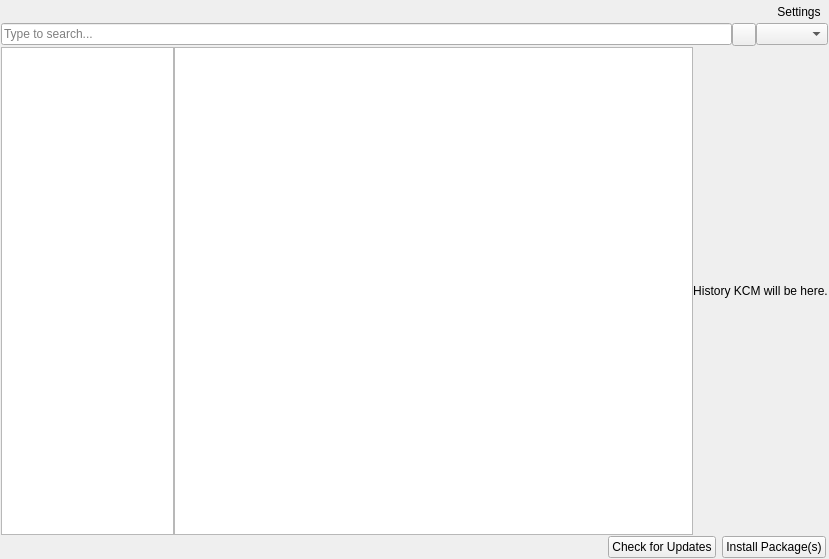
<?xml version="1.0" encoding="UTF-8"?>
<ui version="4.0">
 <class>MainWidget</class>
 <widget class="QWidget" name="MainWidget">
  <property name="geometry">
   <rect>
    <x>0</x>
    <y>0</y>
    <width>829</width>
    <height>559</height>
   </rect>
  </property>
  <property name="minimumSize">
   <size>
    <width>700</width>
    <height>500</height>
   </size>
  </property>
  <property name="windowTitle">
   <string>Form</string>
  </property>
  <layout class="QGridLayout" name="gridLayout">
   <property name="verticalSpacing">
    <number>1</number>
   </property>
   <property name="margin">
    <number>1</number>
   </property>
   <item row="0" column="0">
    <layout class="QHBoxLayout" name="horizontalLayout">
     <item>
      <widget class="QTabWidget" name="stateTab">
       <property name="sizePolicy">
        <sizepolicy hsizetype="Expanding" vsizetype="Fixed">
         <horstretch>0</horstretch>
         <verstretch>0</verstretch>
        </sizepolicy>
       </property>
       <property name="maximumSize">
        <size>
         <width>16777215</width>
         <height>26</height>
        </size>
       </property>
       <property name="tabShape">
        <enum>QTabWidget::Rounded</enum>
       </property>
       <property name="currentIndex">
        <number>-1</number>
       </property>
       <property name="documentMode">
        <bool>true</bool>
       </property>
      </widget>
     </item>
     <item>
      <widget class="QToolButton" name="menuButton">
       <property name="text">
        <string>Settings</string>
       </property>
       <property name="popupMode">
        <enum>QToolButton::InstantPopup</enum>
       </property>
       <property name="toolButtonStyle">
        <enum>Qt::ToolButtonTextBesideIcon</enum>
       </property>
       <property name="autoRaise">
        <bool>true</bool>
       </property>
      </widget>
     </item>
    </layout>
   </item>
   <item row="1" column="0">
    <layout class="QHBoxLayout" name="searchActions">
     <property name="spacing">
      <number>0</number>
     </property>
     <item>
      <widget class="QLineEdit" name="searchLine">
       <property name="placeholderText">
        <string>Type to search...</string>
       </property>
      </widget>
     </item>
     <item>
      <widget class="QToolButton" name="searchButton">
       <property name="text">
        <string/>
       </property>
      </widget>
     </item>
     <item>
      <widget class="QComboBox" name="typeCombo">
       <property name="sizePolicy">
        <sizepolicy hsizetype="Fixed" vsizetype="Fixed">
         <horstretch>0</horstretch>
         <verstretch>0</verstretch>
        </sizepolicy>
       </property>
       <property name="maximumSize">
        <size>
         <width>260</width>
         <height>16777215</height>
        </size>
       </property>
       <property name="whatsThis">
        <string>Update Types</string>
       </property>
      </widget>
     </item>
    </layout>
   </item>
   <item row="2" column="0">
    <layout class="QHBoxLayout" name="horizontalLayout_5">
     <property name="spacing">
      <number>0</number>
     </property>
     <item>
      <widget class="QWidget" name="content" native="true">
       <layout class="QHBoxLayout" name="horizontalLayout_3" stretch="1,3">
        <property name="spacing">
         <number>0</number>
        </property>
        <property name="margin">
         <number>0</number>
        </property>
        <item>
         <widget class="GroupList" name="groupList">
          <property name="sizePolicy">
           <sizepolicy hsizetype="Expanding" vsizetype="Expanding">
            <horstretch>0</horstretch>
            <verstretch>0</verstretch>
           </sizepolicy>
          </property>
          <property name="maximumSize">
           <size>
            <width>230</width>
            <height>16777215</height>
           </size>
          </property>
          <property name="whatsThis">
           <string>Category Panel</string>
          </property>
          <property name="textElideMode">
           <enum>Qt::ElideMiddle</enum>
          </property>
         </widget>
        </item>
        <item>
         <widget class="PackageView" name="packageList">
          <property name="whatsThis">
           <string>Package List</string>
          </property>
          <property name="horizontalScrollBarPolicy">
           <enum>Qt::ScrollBarAlwaysOff</enum>
          </property>
          <property name="editTriggers">
           <set>QAbstractItemView::NoEditTriggers</set>
          </property>
          <property name="showDropIndicator" stdset="0">
           <bool>false</bool>
          </property>
          <property name="dragDropOverwriteMode">
           <bool>false</bool>
          </property>
          <property name="alternatingRowColors">
           <bool>true</bool>
          </property>
          <property name="selectionMode">
           <enum>QAbstractItemView::NoSelection</enum>
          </property>
          <property name="selectionBehavior">
           <enum>QAbstractItemView::SelectRows</enum>
          </property>
          <property name="showGrid">
           <bool>false</bool>
          </property>
          <property name="wordWrap">
           <bool>true</bool>
          </property>
          <property name="cornerButtonEnabled">
           <bool>false</bool>
          </property>
          <attribute name="horizontalHeaderVisible">
           <bool>false</bool>
          </attribute>
          <attribute name="horizontalHeaderStretchLastSection">
           <bool>true</bool>
          </attribute>
          <attribute name="verticalHeaderVisible">
           <bool>false</bool>
          </attribute>
          <attribute name="verticalHeaderDefaultSectionSize">
           <number>52</number>
          </attribute>
          <attribute name="verticalHeaderMinimumSectionSize">
           <number>52</number>
          </attribute>
         </widget>
        </item>
       </layout>
      </widget>
     </item>
     <item>
      <widget class="QWidget" name="contentHistory" native="true">
       <layout class="QHBoxLayout" name="horizontalLayout_4">
        <property name="spacing">
         <number>0</number>
        </property>
        <property name="margin">
         <number>0</number>
        </property>
        <item>
         <widget class="QLabel" name="label">
          <property name="text">
           <string notr="true">History KCM will be here.</string>
          </property>
          <property name="alignment">
           <set>Qt::AlignCenter</set>
          </property>
         </widget>
        </item>
       </layout>
      </widget>
     </item>
    </layout>
   </item>
   <item row="3" column="0">
    <widget class="QWidget" name="actions" native="true">
     <property name="sizePolicy">
      <sizepolicy hsizetype="Preferred" vsizetype="Preferred">
       <horstretch>0</horstretch>
       <verstretch>0</verstretch>
      </sizepolicy>
     </property>
     <property name="maximumSize">
      <size>
       <width>16777215</width>
       <height>25</height>
      </size>
     </property>
     <layout class="QHBoxLayout" name="mainLayout" stretch="0,3,0,0">
      <property name="leftMargin">
       <number>0</number>
      </property>
      <property name="topMargin">
       <number>0</number>
      </property>
      <property name="rightMargin">
       <number>2</number>
      </property>
      <property name="bottomMargin">
       <number>0</number>
      </property>
      <item>
       <widget class="QPushButton" name="showBasketButton">
        <property name="minimumSize">
         <size>
          <width>22</width>
          <height>22</height>
         </size>
        </property>
        <property name="maximumSize">
         <size>
          <width>22</width>
          <height>22</height>
         </size>
        </property>
        <property name="toolTip">
         <string>Show Basket</string>
        </property>
        <property name="text">
         <string notr="true"/>
        </property>
        <property name="icon">
         <iconset resource="../data/data.qrc">
          <normaloff>:/data/slide_up.png</normaloff>:/data/slide_up.png</iconset>
        </property>
        <property name="shortcut">
         <string notr="true">F7</string>
        </property>
        <property name="flat">
         <bool>true</bool>
        </property>
       </widget>
      </item>
      <item>
       <widget class="QLabel" name="statusLabel">
        <property name="text">
         <string/>
        </property>
       </widget>
      </item>
      <item>
       <widget class="QPushButton" name="checkUpdatesButton">
        <property name="text">
         <string>Check for Updates</string>
        </property>
       </widget>
      </item>
      <item>
       <widget class="QPushButton" name="actionButton">
        <property name="text">
         <string>Install Package(s)</string>
        </property>
       </widget>
      </item>
     </layout>
    </widget>
   </item>
  </layout>
 </widget>
 <customwidgets>
  <customwidget>
   <class>PackageView</class>
   <extends>QTableView</extends>
   <header location="global">packageview.h</header>
  </customwidget>
  <customwidget>
   <class>GroupList</class>
   <extends>QListWidget</extends>
   <header location="global">grouplist.h</header>
  </customwidget>
 </customwidgets>
 <tabstops>
  <tabstop>typeCombo</tabstop>
  <tabstop>groupList</tabstop>
  <tabstop>packageList</tabstop>
  <tabstop>menuButton</tabstop>
  <tabstop>stateTab</tabstop>
 </tabstops>
 <resources>
  <include location="../data/data.qrc"/>
 </resources>
 <connections/>
</ui>
